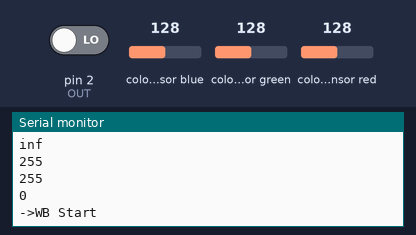
This sketch was run on a simulated Arduino Uno, built with avr-gcc and run on an emulated ATmega328P. On the bench: the last lines printed to the serial monitor. Wiring (inferred from the names in the program): TCS3200 colour sensor: output pin 2; S2 pin 5; S3 pin 6; S0 pin 3; S1 pin 4. The inputs (shaded band) are chosen by the test bench; at power-on: colour sensor blue 128, colour sensor green 128, colour sensor red 128, pin 2 (OUT) LOW.

Above: at 5.2 s.
5.3 s: colour sensor blue set to 5
At 6.6 s:
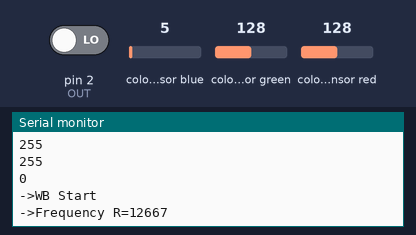
6.8 s: colour sensor green set to 5
At 7.5 s:
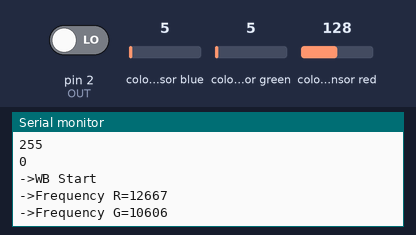
8.3 s: colour sensor red set to 5
At 12.8 s:
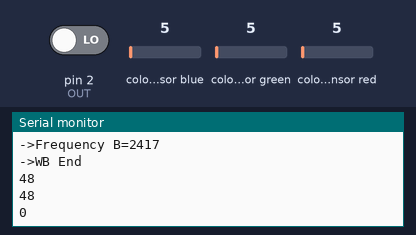
Timing chart, 0 to 14.3 s (numbered marks = the images above; inputs shaded):
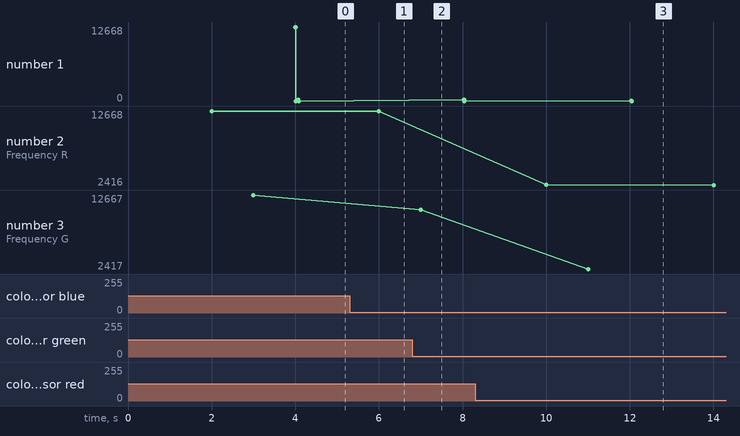

Measured:
- after the input at 6.8 s, the serial monitor: prints a new line after 0.20 s (image 2)
- after the input at 8.3 s, the serial monitor: prints a new line after 1.7 s (image 3)
- plotted number 2: 12667 → 2416 after the input at 8.3 s
- plotted number 3: 12667 → 10606 after the input at 6.8 s

The sketch:

Color_Sensor.ino
```cpp
/*********************************************************
 * 湖南创乐博智能科技有限公司
 * name:Color Detection
 * function: you may see the color RGB value in the serial monitor
 * connection:
 * color sensor             uno r3
 * S0                       3
 * S1                       4
 * S2                       5
 * S3                       6
 * OUT                      2
 * GND                      GND
 * VCC                      5V
 ******************************************************/

#include <TimerOne.h>  //the header file
#define S0     3   // Please notice the Pin's define
#define S1     4  //Combination of S0 and S1 decision output signal frequency scaling factor
#define S2     5  //The combination of S2 and S3 decided to let the red, green, blue, what kind of light through a filter
#define S3     6
#define OUT    2

int   g_count = 0;    // count the frequecy
int   g_array[3];     // store the RGB value
int   g_flag = 0;     // filter of RGB queue
float g_SF[3];        // save the RGB Scale factor

// Init TSC230 and setting Frequency.
void TSC_Init()
{
  //set the pins as OUTPUT
  pinMode(S0, OUTPUT);
  pinMode(S1, OUTPUT);
  pinMode(S2, OUTPUT);
  pinMode(S3, OUTPUT);
  pinMode(OUT, INPUT);
  // OUTPUT Frequency Scaling 2%
  digitalWrite(S0, LOW);
  digitalWrite(S1, HIGH);
}

// Select the filter color
void TSC_FilterColor(int Level01, int Level02)
{
  if(Level01 != 0)
    Level01 = HIGH;

  if(Level02 != 0)
    Level02 = HIGH;

  digitalWrite(S2, Level01);
  digitalWrite(S3, Level02);
}
//interrupt function, calculate TCS3200 output signal of pulse number
void TSC_Count()
{
  g_count ++ ;
}
/*
name:TSC_Callback()
function:Timer interrupt function, each 1 s after the interruption, the time of the red, green, blue three kinds of light through a filter
 TCS3200 output signal of pulse number stored in the array g_array[3] in the corresponding element variables
 */
void TSC_Callback()
{
  switch(g_flag)
  {
  case 0:
    Serial.println("->WB Start");
    TSC_WB(LOW, LOW);              //Filter output Red
    break;
  case 1:
    Serial.print("->Frequency R=");
    Serial.println(g_count);
    g_array[0] = g_count;  //Stored within 1 s red light through the filter, TCS3200 output pulse number
    TSC_WB(HIGH, HIGH);            //Filter output Green
    break;
  case 2:
    Serial.print("->Frequency G=");
    Serial.println(g_count);
    g_array[1] = g_count;  //Stored within 1s green light through the filter, TCS3200 output pulse number
    TSC_WB(LOW, HIGH);             //Filter output Blue
    break;
  case 3:
    Serial.print("->Frequency B=");
    Serial.println(g_count);
    Serial.println("->WB End");
    g_array[2] = g_count;  //Stored within 1s blue light through the filter, TCS3200 output pulse number
    TSC_WB(HIGH, LOW);             //Clear(no filter)
    break;
  default:
    g_count = 0;  //clear count
    break;
  }
}

void TSC_WB(int Level0, int Level1)  //White Balance
{
  g_count = 0;
  g_flag ++;
  TSC_FilterColor(Level0, Level1);
  Timer1.setPeriod(1000000);//1000000 microseconds(1s)
}
void setup()
{
  TSC_Init();
  Serial.begin(9600);
  Timer1.initialize();             // default is 1s
  Timer1.attachInterrupt(TSC_Callback);
  attachInterrupt(0, TSC_Count, RISING);
  delay(4000);
  for(int i=0; i<3; i++)
    Serial.println(g_array[i]);
  g_SF[0] = 255.0/ g_array[0];     //R Scale factor
  g_SF[1] = 255.0/ g_array[1] ;    //G Scale factor
  g_SF[2] = 255.0/ g_array[2] ;    //B Scale factor
  Serial.println(g_SF[0]);
  Serial.println(g_SF[1]);
  Serial.println(g_SF[2]);
}
void loop()
{
  g_flag = 0;
  for(int i=0; i<3; i++)
    Serial.println(int(g_array[i] * g_SF[i]));
  delay(4000);
}
```
